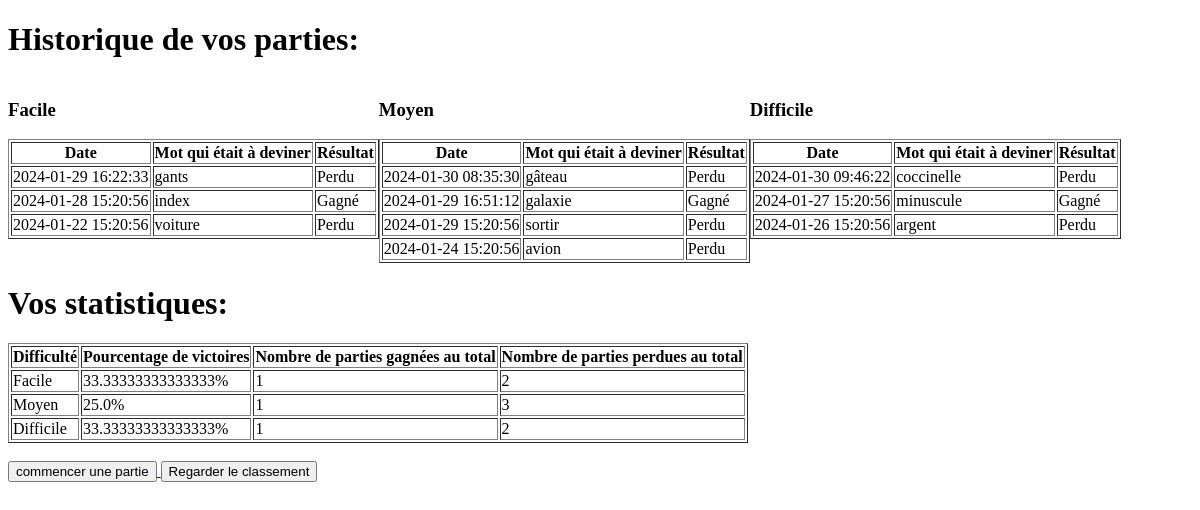
Page /historique (signed in) on the earlier database version.
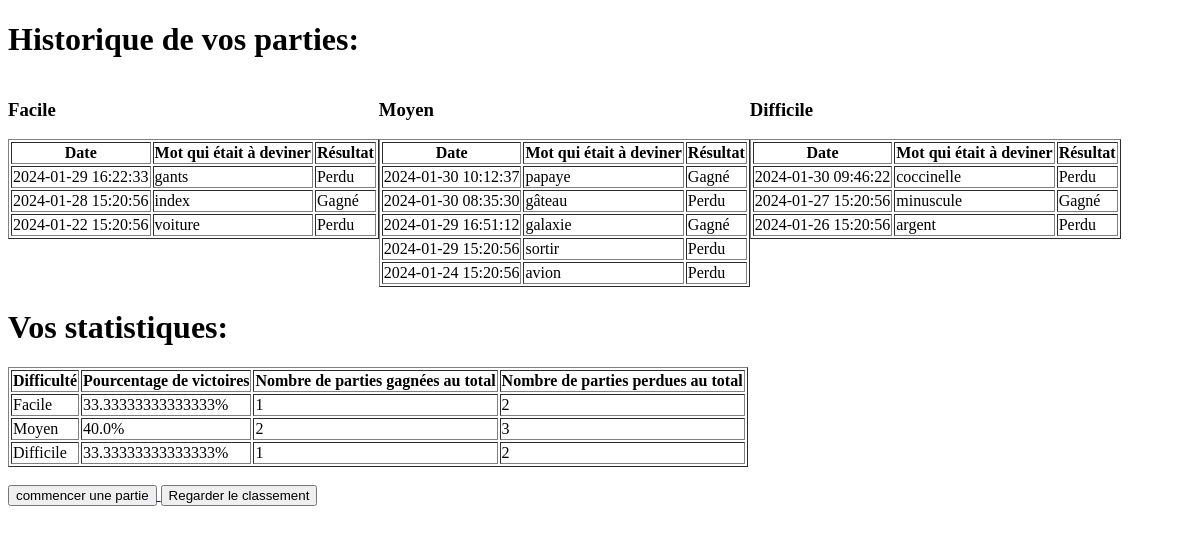
Same page on the later database version.
### tables this page shows
CREATE TABLE Partie (
    Partie_Id INTEGER PRIMARY KEY AUTOINCREMENT,
    Date_Du_Jeu DATETIME DEFAULT CURRENT_TIMESTAMP,
    Mot_A_Deviner VARCHAR,
    Gagne_Facile INTEGER DEFAULT 0,
    Perdu_Facile INTEGER DEFAULT 0,
    Gagne_Moyen INTEGER DEFAULT 0,
    Perdu_Moyen INTEGER DEFAULT 0,
    Gagne_Difficile INTEGER DEFAULT 0,
    Perdu_Difficile INTEGER DEFAULT 0,
    Resultat VARCHAR DEFAULT NULL,
    Difficulty VARCHAR DEFAULT NULL,
    User_Id INTEGER,
    FOREIGN KEY(User_Id) REFERENCES User(US_Id)
);

### app.py (the view)
@app.route('/historique')
def historique():
    user_id = session.get('user_id')
    with connect_db() as db:
        cursor = db.cursor()
        cursor.execute("""
            SELECT Date_Du_Jeu, Mot_A_Deviner, Resultat
            FROM Partie
            WHERE User_Id = ? AND Difficulty = "facile"
            ORDER BY Date_Du_Jeu DESC;
        """, (user_id,))
        game_history_facile = cursor.fetchall()
    with connect_db() as db:
        cursor = db.cursor()
        cursor.execute("""
            SELECT Date_Du_Jeu, Mot_A_Deviner, Resultat
            FROM Partie
            WHERE User_Id = ? AND Difficulty = "moyen"
            ORDER BY Date_Du_Jeu DESC;
        """, (user_id,))
        game_history_moyen = cursor.fetchall()
    with connect_db() as db:
        cursor = db.cursor()
        cursor.execute("""
            SELECT Date_Du_Jeu, Mot_A_Deviner, Resultat
            FROM Partie
            WHERE User_Id = ? AND Difficulty = "difficile"
            ORDER BY Date_Du_Jeu DESC;
        """, (user_id,))
        game_history_difficile = cursor.fetchall()
    total_facile = len(game_history_facile)
    pourcentage_facile = (len([game for game in game_history_facile if game[2] == "Gagné"]) / total_facile) * 100 if total_facile > 0 else 0
    total_moyen = len(game_history_moyen)
    pourcentage_moyen = (len([game for game in game_history_moyen if game[2] == "Gagné"]) / total_moyen) * 100 if total_moyen > 0 else 0
    total_difficile = len(game_history_difficile)
    pourcentage_difficile = (len([game for game in game_history_difficile if game[2] == "Gagné"]) / total_difficile) * 100 if total_difficile > 0 else 0
    total_parties = total_facile + total_moyen + total_difficile
    pourcentage_total = (len([game for game in game_history_facile + game_history_moyen + game_history_difficile if game[2] == "Gagné"]) / total_parties) * 100 if total_parties > 0 else 0
    total_gagne_facile = len([game for game in game_history_facile if game[2] == "Gagné"])
    total_perdu_facile = len([game for game in game_history_facile if game[2] == "Perdu"])
    total_gagne_moyen = len([game for game in game_history_moyen if game[2] == "Gagné"])
    total_perdu_moyen = len([game for game in game_history_moyen if game[2] == "Perdu"])
    total_gagne_difficile = len([game for game in game_history_difficile if game[2] == "Gagné"])
    total_perdu_difficile = len([game for game in game_history_difficile if game[2] == "Perdu"])
    return render_template('historique.html', game_history_moyen=game_history_moyen, game_history_facile=game_history_facile,
    game_history_difficile=game_history_difficile, pourcentage_facile=pourcentage_facile, pourcentage_moyen=pourcentage_moyen,
    pourcentage_difficile=pourcentage_difficile, pourcentage_total=pourcentage_total, total_gagne_facile=total_gagne_facile,
    total_perdu_facile=total_perdu_facile, total_gagne_moyen=total_gagne_moyen, total_perdu_moyen=total_perdu_moyen,
    total_gagne_difficile=total_gagne_difficile, total_perdu_difficile=total_perdu_difficile)

### app.py (called while the page is built)
def connect_db():
    db_path = 'Pendu.db'
    print(f"Connecté à la base de données : {db_path}")
    return sqlite3.connect(db_path)

### templates/historique.html (shortened to what this page needs)
<!DOCTYPE html>
<html lang="fr">
<head>
    <link rel="stylesheet" href="style3.css">
</head>
<body>
    <h1>Historique de vos parties:</h1>
    <div class="table-container">
        <div class="table-section1">
            <h3>Facile</h3>
            <table border="1">
                <thead>
                    <tr>
                        <th>Date</th>
                        <th>Mot qui était à deviner</th>
                        <th>Résultat</th>
                    </tr>
                </thead>
                <tbody>
                    {% for game in game_history_facile %}
                        <tr>
                            <td>{{ game[0] }}</td>
                            <td>{{ game[1] }}</td>
                            <td>{{ game[2] }}</td>
                        </tr>
                    {% endfor %}
                </tbody>
            </table>
        </div>
        <div class="table-section2">
            <h3>Moyen</h3>
            <table border="1">
                <thead>
                    <tr>
                        <th>Date</th>
                        <th>Mot qui était à deviner</th>
                        <th>Résultat</th>
                    </tr>
                </thead>
                <tbody>
                    {% for game in game_history_moyen %}
                        <tr>
                            <td>{{ game[0] }}</td>
                            <td>{{ game[1] }}</td>
                            <td>{{ game[2] }}</td>
                        </tr>
                    {% endfor %}
                </tbody>
            </table>
        </div>
        <div class="table-section3">
            <h3>Difficile</h3>
            <table border="1">
                <thead>
                    <tr>
                        <th>Date</th>
                        <th>Mot qui était à deviner</th>
                        <th>Résultat</th>
                    </tr>
                </thead>
                <tbody>
                    {% for game in game_history_difficile %}
                        <tr>
                            <td>{{ game[0] }}</td>
                            <td>{{ game[1] }}</td>
                            <td>{{ game[2] }}</td>
                        </tr>
                    {% endfor %}
                </tbody>
            </table>
        </div>
    </div>
    <div class="percentage-section">
        <h1>Vos statistiques:</h1>
        <table border="1">
            <thead>
                <tr>
                    <th>Difficulté</th>
                    <th>Pourcentage de victoires</th>
                    <th>Nombre de parties gagnées au total</th>
                    <th>Nombre de parties perdues au total</th>
                </tr>
            </thead>
            <tbody>
                <tr>
                    <td>Facile</td>
                    <td>{{ pourcentage_facile }}%</td>
                    <td>{{ total_gagne_facile }}</td>
                    <td>{{ total_perdu_facile }}</td>
                </tr>
                <tr>
                    <td>Moyen</td>
                    <td>{{ pourcentage_moyen }}%</td>
                    <td>{{ total_gagne_moyen }}</td>
                    <td>{{ total_perdu_moyen }}</td>
                </tr>
                <tr>
                    <td>Difficile</td>
                    <td>{{ pourcentage_difficile }}%</td>
                    <td>{{ total_gagne_difficile }}</td>
                    <td>{{ total_perdu_difficile }}</td>
                </tr>
            </tbody>
        </table>
    </div>
    <br>
    <a href="/recommencer_une_partie">
        <input type="button" value="commencer une partie" />
    </a>
    <a href="/classement">
        <input type="button" value="Regarder le classement" />
    </a>
</body>
</html>

### static/style3.css (style rules this page uses)
.table-container { display: flex; flex-direction: row; }

Differences in the rows shown:
added Partie: Date_Du_Jeu "2024-01-30 10:12:37", Mot_A_Deviner "papaye", Resultat "Gagné", shown under "Moyen"
Other differences:
{{ pourcentage_moyen }}: "25.0" → "40.0"
{{ total_gagne_moyen }}: "1" → "2"
